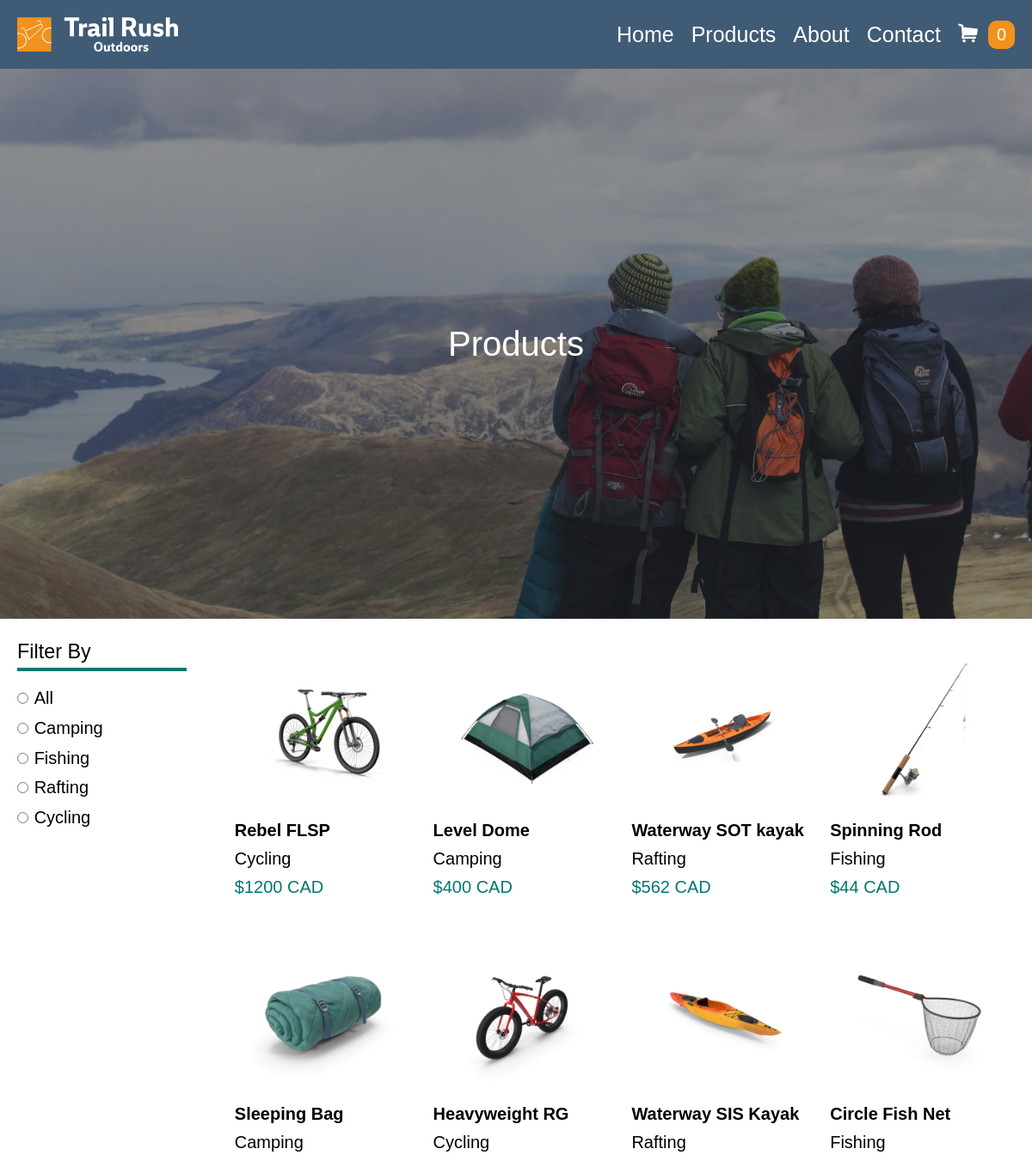
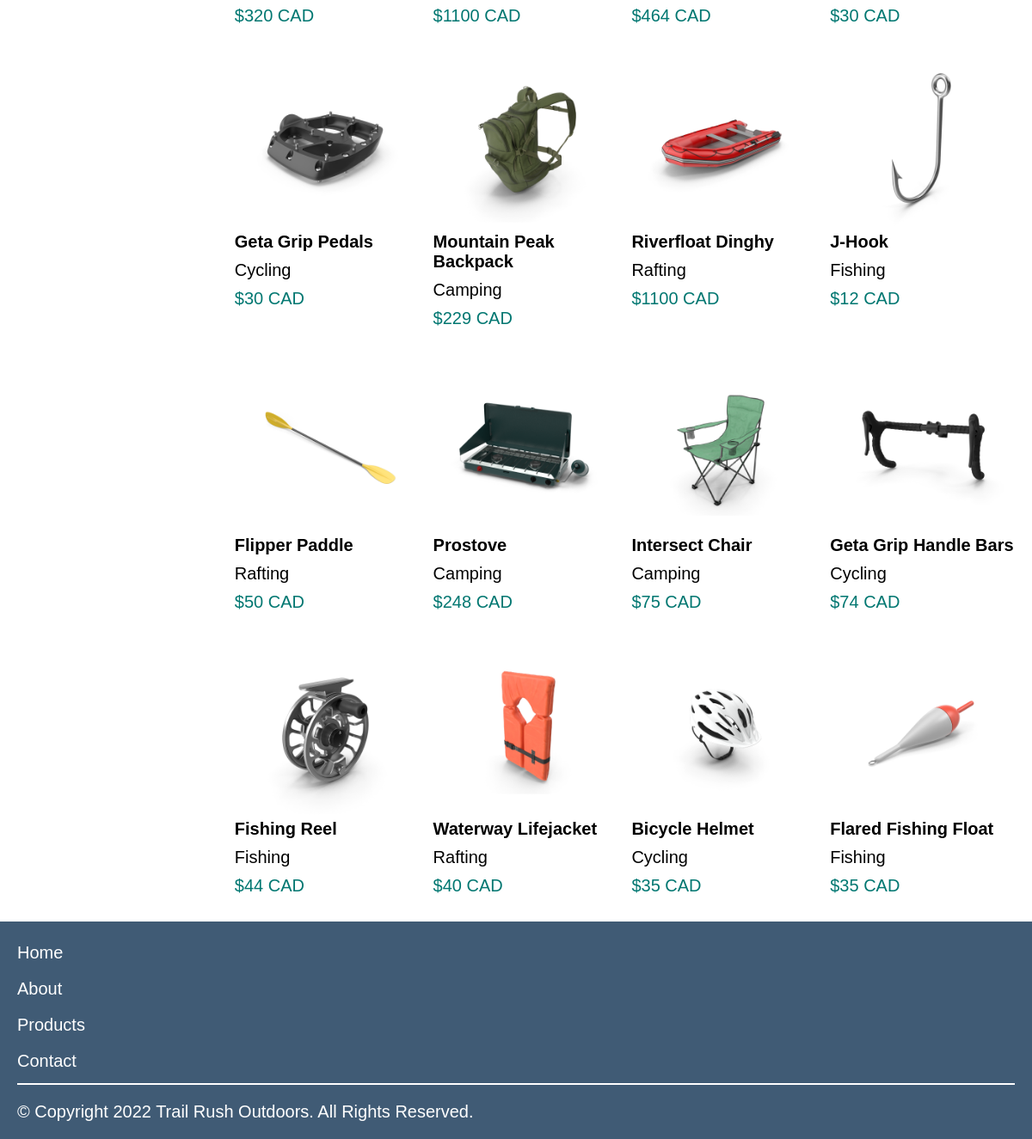
/products.php, run on the app's committed database (2 pictures, top to bottom).
### tables this page shows
CREATE TABLE `products` (
  `id` tinyint(4) NOT NULL,
  `product` varchar(100) NOT NULL,
  `category` enum('Camping','Cycling','Fishing','Rafting') NOT NULL,
  `price` int(11) NOT NULL,
  `image` varchar(50) NOT NULL,
  `description` text NOT NULL,
  `properties` tinytext NOT NULL,
  `values` tinytext NOT NULL
);

### products.php (the view, shortened to what this page needs)
<?php
	include('includes/header.php');
?>
<?php
    $query = "SELECT * FROM products";
?>
        <main id="products" class="fullwidth margin-center">
            <div id="productsBgCover" class="bg-cover h-1000 fullheight-vertical-80">
                <div class="black-bg-05 flex-center fullwidth fullheight-vertical-80">
                    <h1 class="ebony medium fade-scale">Products</h1>
                </div>
            </div>
            <div id="asideGrid" class="w-2000 margin-center">
            <aside id="aside" class="fade-in padding">
                <div id="asideFixed" class="margin-none">
                <h3 class="ebony green-underline flex-between margin-none">Filter By<img src="images/filter.svg" alt="Filter" class="filter-icon open-categories margin-bottom-light hover"></h3>
                <ul id="categoryAside" class="margins-light margin-top no-list-style">
                    <li><input type="radio" name="option" value="All" id="allOptionDesktop" checked><label for="allOptionDesktop">All</label>
                    <li><input type="radio" name="option" value="Camping" id="campingOptionDesktop"><label for="campingOptionDesktop">Camping</label>
                    <li><input type="radio" name="option" value="Fishing" id="fishingOptionDesktop"><label for="fishingOptionDesktop">Fishing</label>
                    <li><input type="radio" name="option" value="Rafting" id="raftingOptionDesktop"><label for="raftingOptionDesktop">Rafting</label>
                    <li><input type="radio" name="option" value="Cycling" id="cyclingOptionDesktop"><label for="cyclingOptionDesktop">Cycling</label>
                </ul>
                </div>
            </aside>
            <div id="productGrid" class="fade-in padding">
            <?php
				$sql = mysqli_query($connection, $query);
				while($row = mysqli_fetch_array($sql)) {
                print "<a href=\"description.php?id=".$row['id']."\" class=\"All ".$row['category']."\" data-price=\"".$row['price']."\">";
                    print '<figure class="product">';
                    print '<img src="thumbnails/'.$row['image'].'" alt="'.$row['product'].'">';
                    print '<figcaption class="flex-center-start flex-column margins-light">';
				    print '<span class="product-name bold">'.$row['product'].'</span>';
                    print '<span class="product-category">'.$row['category'].'</span>';
                    print '<span class="product-price turquoise">$'.$row['price'].' CAD</span>';
                    print '</figcaption>';
                    print '</figure>';
                print '</a>';
                }
            ?>
            </div>
            </div>
        </main>
        <footer class="navy-bg padding">
            <ul class="no-list-style margin-bottom white-underline-light">
                <li><a href="index.php">Home</a>
                <li><a href="about.php">About</a>
                <li><a href="products.php">Products</a>
                <li class="margin-none"><a href="contact.php">Contact</a>
            </ul>
            <p>© Copyright <?php print date('Y'); ?> Trail Rush Outdoors. All Rights Reserved.</p>
        </footer>
	</body>
</html>

### includes/header.php (shortened to what this page needs)
<!DOCTYPE html>
<html lang="en">
	<head>
        <link rel="stylesheet" href="styles.css">
        <link rel="stylesheet" href="foundation_icons_general/stylesheets/general_foundicons.css">
	</head>
    <body>
	<header class="navy-bg fullwidth padding">
        <div class="header-img flex-center fade-in">
            <a href="index.php">
                <img src="images/logo.svg" alt="Trail Rush Logo">
            </a>
        </div>
        <nav id="desktopMenu" class="fade-in">
        <ul class="flex-center">
            <li class="hamburger pointer"><a>&#9776;</a>
            <li class="link"><a href="index.php">Home</a>
            <li class="link"><a href="products.php">Products</a>
            <li class="link"><a href="about.php">About</a>
            <li class="link"><a href="contact.php">Contact</a>
            <li class="toggle pointer"><a href="#"><i class="open-cart foundicon-cart"></i></a><span class="quantity-icon canary-bg">0</span>
        </ul>
        </nav>
    </header>

### styles.css (style rules this page uses)
* { box-sizing: border-box; margin: 0; padding: 0; }
a { text-decoration: none; color: #000; display: block; margin: 0; }
footer a { display: inline-block; color: #FFF; margin-bottom: 0.5em; }
body { max-width: 3200px; min-width: 240px; font-size: 1em; font-family: bebas-neue-pro, sans-serif; }
header { position: sticky; top: 0; left: 0; z-index: 2; }
header img { height: 40px; width: auto; transition: 0.2s; }
header a { font-size: 1.25em; color: #FFF; transition: 0.2s; }
header nav ul { margin-top: 1em; }
header nav ul li { display: flex; justify-content: center; align-items: center; height: 100%; flex: 1; }
nav ul li { list-style-type: none; }
#productsBgCover { background-image: url("images/background-images/products/products-mobile.jpg"); }
.bg-cover { background-size: cover; background-position: bottom; }
input[type="radio"] { margin-right: 0.5em; }
.no-list-style { list-style-type: none; }
#aside { position: sticky; top: 104.4px; left: 0; z-index: 3; padding: 1em; background: #FFF; }
img { width: 100%; height: auto; display: block; }
.quantity-icon { border-radius: 0.5em; padding: 0.25em 0.5em; margin-left: 0.5em; }
#productGrid, #featuredGrid { display: grid; grid-template-columns: 1fr 1fr; grid-gap: 16px; }
.w-2000 { max-width: 2000px; }
.margin-center { margin: 0 auto; }
.fullheight-vertical-80 { height: 80vh; }
.fullwidth { width: 100%; }
.flex-center { display: flex; justify-content: center; align-items: center; }
.flex-center-start { display: flex; justify-content: center; align-items: left; }
.flex-column { flex-direction: column; }
.flex-between { display: flex; justify-content: space-between; }
.padding { padding: 1em; }
.margin-top { margin-top: 1em; }
.margin-bottom { margin-bottom: 1em; }
.margins-light * { margin-bottom: 0.5em; }
.margin-none { margin-bottom: 0; }
.ebony { font-family: ebony, sans-serif; font-weight: 400; }
.bold { font-weight: bold; }
.medium { font-size: 2em; }
.green-underline { border-bottom: 4px solid #007771; line-height: 1.6; }
.white-underline-light { border-bottom: 2px solid #FFF; line-height: 1.6; }
.black-bg-05 { background: hsla(0,0%,0%,0.4); color: #FFF; }
.navy-bg { background-color: #405B75; color: #fff; }
.canary-bg { background: #F2911B; color: #FFF; }
.turquoise { color: #007771; }
.fade-in { animation: 0.8s ease-in fade-in; }
.fade-scale { animation: 0.8s ease-in increase-size; }
#mobileMenu, #shoppingCart, #categoryMenu, #categoryAside, .link, .narrow-img { display: none; }
@media only screen and (min-width : 500px) and (min-height : 400px) { body { font-size: 1.25em; } }
@media only screen and (min-width : 500px) and (min-height : 400px) { #aside { top: 123.6px; } }
@media only screen and (min-width : 680px) { #productGrid { grid-template-columns: 1fr 1fr 1fr; } }
@media only screen and (min-width : 800px) { header { display: flex; justify-content: space-between; } }
@media only screen and (min-width : 800px) { header nav { display: flex; align-items: center; } }
@media only screen and (min-width : 800px) { header nav ul { margin-top: 0; } }
@media only screen and (min-width : 800px) { header nav ul li { margin-left: 1em; } }
@media only screen and (min-width : 800px) { .hamburger { display: none; } }
@media only screen and (min-width : 800px) { .link { display: block; } }
@media only screen and (min-width : 800px) { #aside { top: 73.2px; } }
@media only screen and (min-width : 1200px) { #productsBgCover { background-image: url("images/background-images/products/products-desktop.jpg"); } }
@media only screen and (min-width : 1200px) { #categoryAside { display: block; position: static; height: auto; padding: 0; } }
@media only screen and (min-width : 1200px) { #aside { position: static; z-index: 1000; padding: 1em; background: none; } }
@media only screen and (min-width : 1200px) { #asideFixed { position: sticky; top: 89.2px; left: 16px; } }
@media only screen and (min-width : 1200px) { #productGrid { grid-template-columns: 1fr 1fr 1fr 1fr; } }
@media only screen and (min-width : 1200px) { #asideGrid { display: grid; grid-gap: 16px; grid-template-columns: 1fr 4fr; } }

### data on the page
products: image (picture), product "Rebel FLSP", category "Cycling", price "1200"
products: image (picture), product "Level Dome", category "Camping", price "400"
products: image (picture), product "Waterway SOT kayak", category "Rafting", price "562"
products: image (picture), product "Spinning Rod", category "Fishing", price "44"
products: image (picture), product "Sleeping Bag", category "Camping", price "320"
products: image (picture), product "Heavyweight RG", category "Cycling", price "1100"
products: image (picture), product "Waterway SIS Kayak", category "Rafting", price "464"
products: image (picture), product "Circle Fish Net", category "Fishing", price "30"
products: image (picture), product "Geta Grip Pedals", category "Cycling", price "30"
products: image (picture), product "Mountain Peak Backpack", category "Camping", price "229"
products: image (picture), product "Riverfloat Dinghy", category "Rafting", price "1100"
products: image (picture), product "J-Hook", category "Fishing", price "12"
products: image (picture), product "Flipper Paddle", category "Rafting", price "50"
products: image (picture), product "Prostove", category "Camping", price "248"
products: image (picture), product "Intersect Chair", category "Camping", price "75"
products: image (picture), product "Geta Grip Handle Bars", category "Cycling", price "74"
products: image (picture), product "Fishing Reel", category "Fishing", price "44"
products: image (picture), product "Waterway Lifejacket", category "Rafting", price "40"
products: image (picture), product "Bicycle Helmet", category "Cycling", price "35"
products: image (picture), product "Flared Fishing Float", category "Fishing", price "35"
